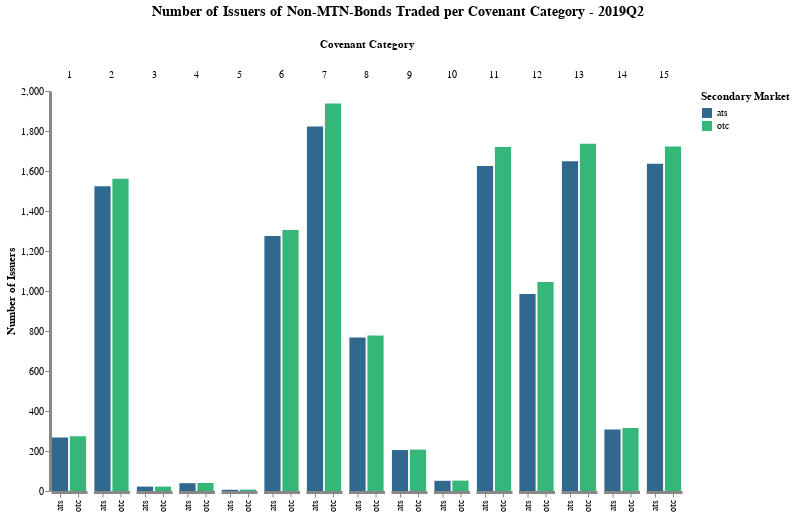

The cell this chart's notebook holds for it:
### Code cell
pl[1]

### Figure 1 — Vega-Lite specification as saved in the notebook (floating-point values rounded to 4 significant figures)
{"config": {"axis": {"domainWidth": 3}, "opacity": {"value": 0.7}, "view": {"stroke": "transparent"}}, "data": {"values": [{"cov_cat": 1, "cvt": "any", "perc_sbm_total": 13.62, "perc_total": 13.62, "period": "2019Q2", "rt": "any", "sbm": "otc", "value": 274, "variable": "cg1_issuers"}, {"cov_cat": 1, "cvt": "any", "perc_sbm_total": 14.24, "perc_total": 13.32, "period": "2019Q2", "rt": "any", "sbm": "ats", "value": 268, "variable": "cg1_issuers"}, {"cov_cat": 2, "cvt": "any", "perc_sbm_total": 77.58, "perc_total": 77.58, "period": "2019Q2", "rt": "any", "sbm": "otc", "value": 1561, "variable": "cg2_issuers"}, {"cov_cat": 2, "cvt": "any", "perc_sbm_total": 80.98, "perc_total": 75.75, "period": "2019Q2", "rt": "any", "sbm": "ats", "value": 1524, "variable": "cg2_issuers"}, {"cov_cat": 3, "cvt": "any", "perc_sbm_total": 1.093, "perc_total": 1.093, "period": "2019Q2", "rt": "any", "sbm": "otc", "value": 22, "variable": "cg3_issuers"}, {"cov_cat": 3, "cvt": "any", "perc_sbm_total": 1.169, "perc_total": 1.093, "period": "2019Q2", "rt": "any", "sbm": "ats", "value": 22, "variable": "cg3_issuers"}, {"cov_cat": 4, "cvt": "any", "perc_sbm_total": 1.988, "perc_total": 1.988, "period": "2019Q2", "rt": "any", "sbm": "otc", "value": 40, "variable": "cg4_issuers"}, {"cov_cat": 4, "cvt": "any", "perc_sbm_total": 2.072, "perc_total": 1.938, "period": "2019Q2", "rt": "any", "sbm": "ats", "value": 39, "variable": "cg4_issuers"}, {"cov_cat": 5, "cvt": "any", "perc_sbm_total": 0.3479, "perc_total": 0.3479, "period": "2019Q2", "rt": "any", "sbm": "otc", "value": 7, "variable": "cg5_issuers"}, {"cov_cat": 5, "cvt": "any", "perc_sbm_total": 0.3188, "perc_total": 0.2982, "period": "2019Q2", "rt": "any", "sbm": "ats", "value": 6, "variable": "cg5_issuers"}, {"cov_cat": 6, "cvt": "any", "perc_sbm_total": 64.86, "perc_total": 64.86, "period": "2019Q2", "rt": "any", "sbm": "otc", "value": 1305, "variable": "cg6_issuers"}, {"cov_cat": 6, "cvt": "any", "perc_sbm_total": 67.75, "perc_total": 63.37, "period": "2019Q2", "rt": "any", "sbm": "ats", "value": 1275, "variable": "cg6_issuers"}, {"cov_cat": 7, "cvt": "any", "perc_sbm_total": 96.27, "perc_total": 96.27, "period": "2019Q2", "rt": "any", "sbm": "otc", "value": 1937, "variable": "cg7_issuers"}, {"cov_cat": 7, "cvt": "any", "perc_sbm_total": 96.87, "perc_total": 90.61, "period": "2019Q2", "rt": "any", "sbm": "ats", "value": 1823, "variable": "cg7_issuers"}, {"cov_cat": 8, "cvt": "any", "perc_sbm_total": 38.62, "perc_total": 38.62, "period": "2019Q2", "rt": "any", "sbm": "otc", "value": 777, "variable": "cg8_issuers"}, {"cov_cat": 8, "cvt": "any", "perc_sbm_total": 40.75, "perc_total": 38.12, "period": "2019Q2", "rt": "any", "sbm": "ats", "value": 767, "variable": "cg8_issuers"}, {"cov_cat": 9, "cvt": "any", "perc_sbm_total": 10.29, "perc_total": 10.29, "period": "2019Q2", "rt": "any", "sbm": "otc", "value": 207, "variable": "cg9_issuers"}, {"cov_cat": 9, "cvt": "any", "perc_sbm_total": 10.89, "perc_total": 10.19, "period": "2019Q2", "rt": "any", "sbm": "ats", "value": 205, "variable": "cg9_issuers"}, {"cov_cat": 10, "cvt": "any", "perc_sbm_total": 2.584, "perc_total": 2.584, "period": "2019Q2", "rt": "any", "sbm": "otc", "value": 52, "variable": "cg10_issuers"}, {"cov_cat": 10, "cvt": "any", "perc_sbm_total": 2.71, "perc_total": 2.535, "period": "2019Q2", "rt": "any", "sbm": "ats", "value": 51, "variable": "cg10_issuers"}, {"cov_cat": 11, "cvt": "any", "perc_sbm_total": 85.49, "perc_total": 85.49, "period": "2019Q2", "rt": "any", "sbm": "otc", "value": 1720, "variable": "cg11_issuers"}, {"cov_cat": 11, "cvt": "any", "perc_sbm_total": 86.34, "perc_total": 80.77, "period": "2019Q2", "rt": "any", "sbm": "ats", "value": 1625, "variable": "cg11_issuers"}, {"cov_cat": 12, "cvt": "any", "perc_sbm_total": 51.94, "perc_total": 51.94, "period": "2019Q2", "rt": "any", "sbm": "otc", "value": 1045, "variable": "cg12_issuers"}, {"cov_cat": 12, "cvt": "any", "perc_sbm_total": 52.34, "perc_total": 48.96, "period": "2019Q2", "rt": "any", "sbm": "ats", "value": 985, "variable": "cg12_issuers"}, {"cov_cat": 13, "cvt": "any", "perc_sbm_total": 86.28, "perc_total": 86.28, "period": "2019Q2", "rt": "any", "sbm": "otc", "value": 1736, "variable": "cg13_issuers"}, {"cov_cat": 13, "cvt": "any", "perc_sbm_total": 87.62, "perc_total": 81.96, "period": "2019Q2", "rt": "any", "sbm": "ats", "value": 1649, "variable": "cg13_issuers"}, {"cov_cat": 14, "cvt": "any", "perc_sbm_total": 15.66, "perc_total": 15.66, "period": "2019Q2", "rt": "any", "sbm": "otc", "value": 315, "variable": "cg14_issuers"}, {"cov_cat": 14, "cvt": "any", "perc_sbm_total": 16.31, "perc_total": 15.26, "period": "2019Q2", "rt": "any", "sbm": "ats", "value": 307, "variable": "cg14_issuers"}, {"cov_cat": 15, "cvt": "any", "perc_sbm_total": 85.64, "perc_total": 85.64, "period": "2019Q2", "rt": "any", "sbm": "otc", "value": 1723, "variable": "cg15_issuers"}, {"cov_cat": 15, "cvt": "any", "perc_sbm_total": 86.93, "perc_total": 81.31, "period": "2019Q2", "rt": "any", "sbm": "ats", "value": 1636, "variable": "cg15_issuers"}]}, "encoding": {"color": {"field": "sbm", "legend": {"title": "Secondary Market"}, "scale": {"scheme": "viridis"}, "type": "nominal"}, "column": {"field": "cov_cat", "sort": "ascending", "title": "Covenant Category", "type": "ordinal"}, "x": {"axis": {"title": " "}, "field": "sbm", "type": "nominal"}, "y": {"axis": {"grid": false, "stack": null, "title": "Number of Issuers"}, "field": "value", "type": "quantitative"}}, "height": 400, "mark": "bar", "spacing": 4.5, "title": {"align": "center", "anchor": "middle", "fontSize": 14, "offset": 20, "text": ["Number of Issuers of Non-MTN-Bonds Traded per Covenant Category - 2019Q2"]}, "width": {"step": 18}}
